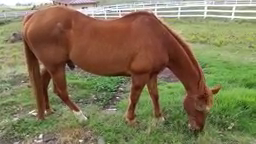
#> input picture frame 44 of Test Video/V7.mp4, 256 x 144 px, given in place of balloons.mp4, which was not available
$ python FrameSegmentation.py
#> lines starting #> are read from the running program, lines starting #| are printed output that depends on the picture
# Program To Read video
# and Extract Frames
import cv2


# Function to extract frames
def FrameCapture(path):
    # Path to video file
    vidObj = cv2.VideoCapture(path)

    # Used as counter variable
    count = 0

    # checks whether frames were extracted
    success = 1

    while success:
        # vidObj object calls read
        # function extract frames
        success, image = vidObj.read()
#> image is the input picture: shape (144, 256, 3); mean B, G, R 85.9, 119.2, 128.3

        #comment this line for colorized images
        image = cv2.cvtColor(image,cv2.COLOR_BGR2GRAY)
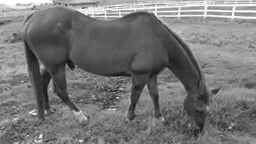
#> image: shape (144, 256); min 14, max 255, mean 118.1

        # Saves the frames with frame-count
        cv2.imwrite(r"Test Video\\Segmented Frames GRAYSCALE Balloons\\frame%d.jpg" % count, image)
    #### WILL GIVE UNKNOWN ERROR BUT OUTPUTS CORRECTLY DONT WASTE UR TIME
        count += 1


# Driver Code
if __name__ == '__main__':
    # Calling the function
    FrameCapture("C:\\Users\\Mohamed Haitham\\Documents\\GitHub\\Color-IT\\Test Video\\balloons.mp4")

$ run again, starting later in the video
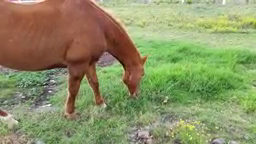
#> input picture frame 198 of Test Video/V7.mp4, 256 x 144 px, given in place of balloons.mp4, which was not available
#> in FrameCapture, image is the input picture: shape (144, 256, 3); mean B, G, R 101.6, 145.8, 140.5
#> in FrameCapture, `image = cv2.cvtColor(image,cv2.COLOR_BGR2GRAY)`:
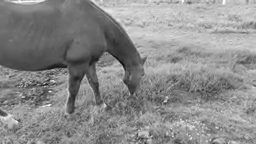
#> image: shape (144, 256); min 15, max 255, mean 139.1

$ run again, starting later in the video
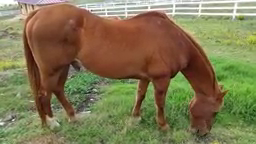
#> input picture frame 353 of Test Video/V7.mp4, 256 x 144 px, given in place of balloons.mp4, which was not available
#> in FrameCapture, image is the input picture: shape (144, 256, 3); mean B, G, R 81.3, 119.2, 127.5
#> in FrameCapture, `image = cv2.cvtColor(image,cv2.COLOR_BGR2GRAY)`:
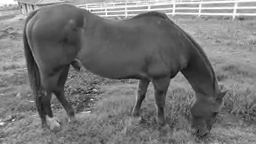
#> image: shape (144, 256); min 10, max 255, mean 117.3
